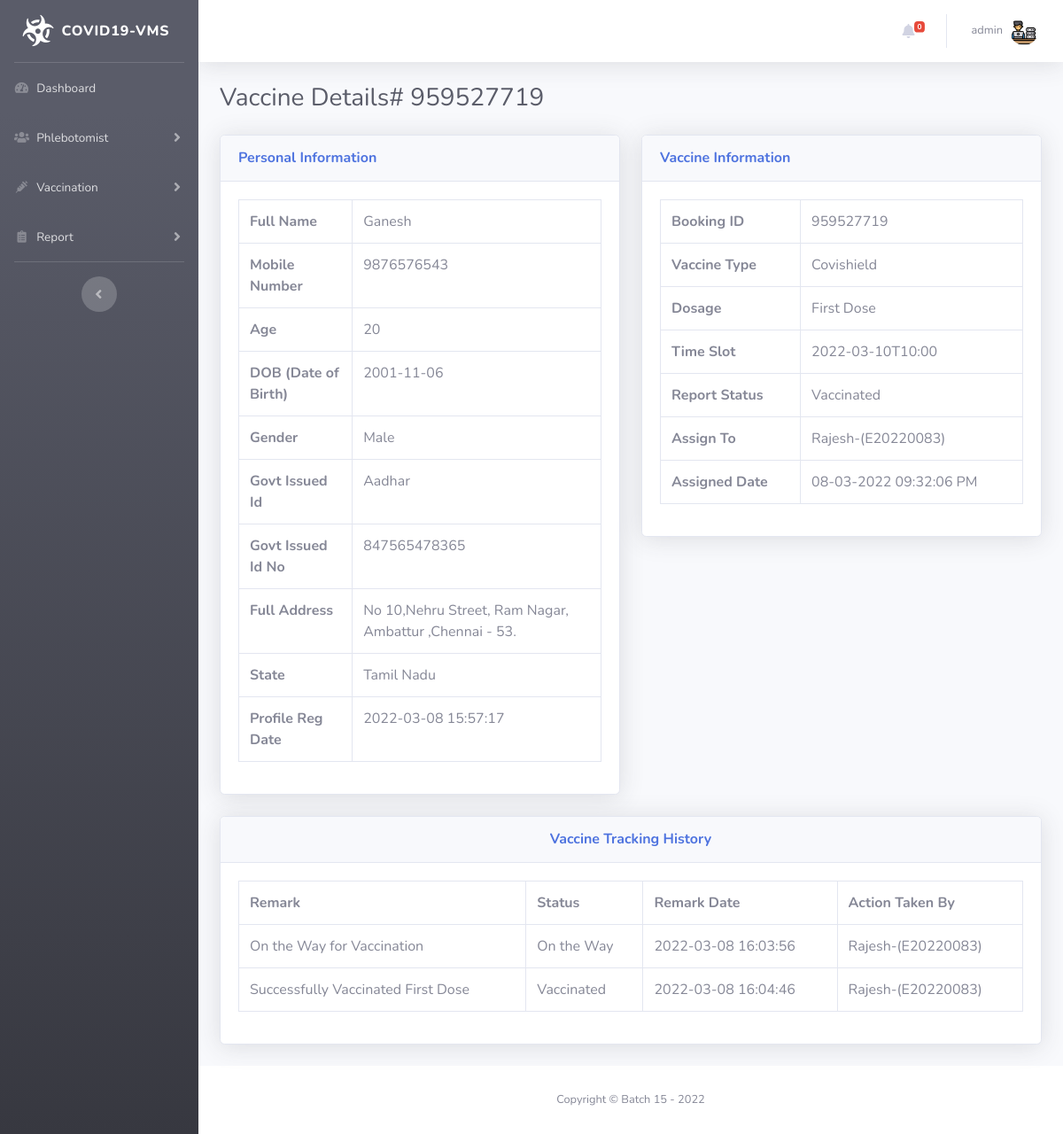
/patient-report-details2.php?tid=58&&oid=959527719 (signed in), run on the app's committed database.
### tables this page shows
CREATE TABLE `tblvacrecords` (
  `ID` int(11) NOT NULL,
  `OrderNumber` bigint(14) DEFAULT NULL,
  `PatientMobileNumber` bigint(14) DEFAULT NULL,
  `VaccineType` varchar(100) DEFAULT NULL,
  `Dosage` varchar(30) DEFAULT NULL,
  `VaccineTimeSlot` varchar(120) DEFAULT NULL,
  `ReportStatus` varchar(100) DEFAULT NULL,
  `FinalReport` varchar(150) DEFAULT NULL,
  `ReportUploadTime` varchar(200) DEFAULT NULL,
  `RegistrationDate` timestamp NULL DEFAULT current_timestamp(),
  `AssignedtoEmpId` varchar(150) DEFAULT NULL,
  `AssigntoName` varchar(180) DEFAULT NULL,
  `AssignedTime` varchar(100) DEFAULT NULL,
  `ActionBy` varchar(180) DEFAULT NULL
);

CREATE TABLE `vacpatients` (
  `ID` int(11) NOT NULL,
  `FullName` varchar(120) DEFAULT NULL,
  `MobileNumber` bigint(12) DEFAULT NULL,
  `DateOfBirth` date DEFAULT NULL,
  `GovtIssuedId` varchar(150) DEFAULT NULL,
  `GovtIssuedIdNo` varchar(150) DEFAULT NULL,
  `Age` int(30) DEFAULT NULL,
  `Gender` varchar(30) DEFAULT NULL,
  `FullAddress` varchar(255) DEFAULT NULL,
  `State` varchar(200) DEFAULT NULL,
  `RegistrationDate` timestamp NOT NULL DEFAULT current_timestamp()
);

CREATE TABLE `tblreporttracking` (
  `id` int(11) NOT NULL,
  `OrderNumber` bigint(40) DEFAULT NULL,
  `Remark` varchar(255) DEFAULT NULL,
  `Status` varchar(120) DEFAULT NULL,
  `PostingTime` timestamp NULL DEFAULT current_timestamp(),
  `RemarkBy` int(5) DEFAULT NULL
);

CREATE TABLE `tblphlebotomist` (
  `id` int(11) NOT NULL,
  `EmpID` varchar(100) DEFAULT NULL,
  `FullName` varchar(120) DEFAULT NULL,
  `MobileNumber` bigint(12) DEFAULT NULL,
  `RegDate` timestamp NULL DEFAULT current_timestamp(),
  `Password` varchar(300) DEFAULT NULL
);

### patient-report-details2.php (the view, shortened to what this page needs)
<?php session_start();
include_once('includes/config.php');
?>
<!DOCTYPE html>
<html lang="en">
<head>
    <link href="vendor/fontawesome-free/css/all.min.css" rel="stylesheet" type="text/css">
    <link href="css/sb-admin-2.min.css" rel="stylesheet">
</head>
<body id="page-top">
    <div id="wrapper">
<?php include_once('includes/sidebar.php');?>
        <div id="content-wrapper" class="d-flex flex-column">
            <div id="content">
          <?php include_once('includes/topbar.php');?>
                <div class="container-fluid">
                    <h1 class="h3 mb-4 text-gray-800">Vaccine Details# <?php echo intval($_GET['oid']);?></h1>
<div class="row">
<?php
$testid=intval($_GET['tid']);
$query=mysqli_query($con,"select * from tblvacrecords
join vacpatients on vacpatients.MobileNumber=tblvacrecords.PatientMobileNumber
where  tblvacrecords.id='$testid'");
while($row=mysqli_fetch_array($query)){
    ?>
                        <div class="col-lg-6">
                            <div class="card shadow mb-4">
                                <div class="card-header py-3">
                                    <h6 class="m-0 font-weight-bold text-primary">Personal Information</h6>
                                </div>
                                <div class="card-body">
 <table class="table table-bordered"  width="100%" cellspacing="0">
    <tr>
    <th>Full Name</th>
    <td><?php echo $row['FullName'];?></td>
    </tr>
     <tr>
    <th>Mobile Number</th>
    <td><?php echo $row['MobileNumber'];?></td>
    </tr>
    <tr>
    <th>Age</th>
    <td><?php echo $row['Age'];?></td>
    </tr>
     <tr>
    <th>DOB (Date of Birth)</th>
    <td><?php echo $row['DateOfBirth'];?></td>
    </tr>
     <tr>
    <th>Gender</th>
    <td><?php echo $row['Gender'];?></td>
    </tr>
     <tr>
    <th>Govt Issued Id</th>
    <td><?php echo $row['GovtIssuedId'];?></td>
    </tr>
     <tr>
    <th>Govt Issued Id No</th>
    <td><?php echo $row['GovtIssuedIdNo'];?></td>
    </tr>
     <tr>
    <th>Full Address</th>
    <td><?php echo $row['FullAddress'];?></td>
    </tr>
    <tr>
    <th>State</th>
    <td><?php echo $row['State'];?></td>
    </tr>
    <tr>
    <th>Profile Reg Date</th>
    <td><?php echo $row['RegistrationDate'];?></td>
    </tr>
 </table>
                                </div>
                            </div>
                        </div>
                         <div class="col-lg-6">
                            <div class="card shadow mb-4">
                                <div class="card-header py-3">
                                    <h6 class="m-0 font-weight-bold text-primary">Vaccine Information</h6>
                                </div>
                                <div class="card-body">
 <table class="table table-bordered"  width="100%" cellspacing="0">
    <tr>
    <th>Booking ID</th>
    <td><?php echo $row['OrderNumber'];?></td>
    </tr>
    <tr>
    <th>Vaccine Type</th>
    <td><?php echo $row['VaccineType'];?></td>
    </tr>
    <tr>
    <th>Dosage</th>
    <td><?php echo $row['Dosage'];?></td>
    </tr>
    <tr>
    <th>Time Slot</th>
    <td><?php echo $row['VaccineTimeSlot'];?></td>
    </tr>
 <tr>
    <th>Report Status</th>
    <td><?php if($row['ReportStatus']==''):
              echo "Not Processed yet";
          else:
           echo $row['ReportStatus'];
          endif;
    ?></td>
    </tr>
<?php if($row['AssignedtoEmpId']!=''):?>
  <tr>
    <th>Assign To</th>
    <td><?php echo $row['AssigntoName'];?>-(<?php echo $row['AssignedtoEmpId'];?>)</td>
    </tr>
    <tr>
    <th>Assigned Date</th>
    <td><?php echo $row['AssignedTime'];?></td>
    </tr>
<?php endif;?>
</table>
                    </div>
                            </div>
                        </div>
                    </div>
                <?php } ?>
<?php
$orderid=intval($_GET['oid']);
$ret=mysqli_query($con,"select * from tblreporttracking
join tblphlebotomist on tblphlebotomist.ID=tblreporttracking.RemarkBy
where tblreporttracking.OrderNumber='$orderid'");
$num=mysqli_num_rows($ret);
?>
<div class="row">
                         <div class="col-lg-12">
                            <div class="card shadow mb-4">
                                <div class="card-header py-3">
                                    <h6 class="m-0 font-weight-bold text-primary" align="center">Vaccine Tracking History</h6>
                                </div>
                                <div class="card-body">
<?php if($num>0){
?>
 <table class="table table-bordered"  width="100%" cellspacing="0">
<tr>
    <th>Remark</th>
    <th>Status</th>
    <th>Remark Date</th>
    <th>Action Taken By</th>
<?php while($result=mysqli_fetch_array($ret)){?>
</tr>
    <tr>
    <td><?php echo $result['Remark'];?></td>
    <td><?php echo $result['Status'];?></td>
    <td><?php echo $result['PostingTime'];?></td>
    <td><?php echo $result['FullName'];?>-(<?php echo $result['EmpID'];?>)</td>
    </tr>
<?php } ?>
</table>
         <?php
     } else { ?>
<h4 align="center" style="color:red"> No Tracking history found </h4>
         <?php } ?>
                                </div>
                            </div>
                        </div>
                    </div>
                </div>
            </div>
           <?php include_once('includes/footer.php');?>
        </div>
    </div>
</body>
</html>

### includes/topbar.php (shortened to what this page needs)
      <nav class="navbar navbar-expand navbar-light bg-white topbar mb-4 static-top shadow">
            <?php if($_SESSION['aid']):?>
                    <ul class="navbar-nav ml-auto">
<?php $query=mysqli_query($con,"select * from tblvacrecords where ReportStatus is null");
$count=mysqli_num_rows($query);
?>
                        <li class="nav-item dropdown no-arrow mx-1">
                            <a class="nav-link dropdown-toggle" href="#" id="alertsDropdown" role="button"
                                data-toggle="dropdown" aria-haspopup="true" aria-expanded="false">
                                <i class="fas fa-bell fa-fw"></i>
                                <span class="badge badge-danger badge-counter"><?php echo $count;?></span>
                            </a>
                        </li>
                        <li class="nav-item dropdown no-arrow">
                            <a class="nav-link dropdown-toggle" href="#" id="userDropdown" role="button"
                                data-toggle="dropdown" aria-haspopup="true" aria-expanded="false">
                <?php
$adid=$_SESSION['aid'];
$ret1=mysqli_query($con,"select AdminName from tbladmin where ID='$adid'");
while($row1=mysqli_fetch_array($ret1)){
?>
                                <span class="mr-2 d-none d-lg-inline text-gray-600 small"><?php  echo $row1['AdminName'];?></span>
                           <?php } ?>
                                <img class="img-profile rounded-circle"
                                    src="img/admin-100.png">
                            </a>
                        </li>
                    </ul>
                <?php endif;?>
                </nav>

### data on the page
tblvacrecords: vacpatients.FullName "Ganesh", vacpatients.MobileNumber "9876576543", vacpatients.Age "20", vacpatients.DateOfBirth "2001-11-06", vacpatients.Gender "Male", vacpatients.GovtIssuedId "Aadhar", vacpatients.GovtIssuedIdNo "847565478365", vacpatients.FullAddress "No 10,Nehru Street, Ram Nagar, Ambattur ,Chennai - 53.", vacpatients.State "Tamil Nadu", vacpatients.RegistrationDate "2022-03-08 15:57:17", OrderNumber "959527719", VaccineType "Covishield", Dosage "First Dose", VaccineTimeSlot "2022-03-10T10:00", ReportStatus "Vaccinated", AssigntoName "Rajesh", AssignedtoEmpId "E20220083", AssignedTime "08-03-2022 09:32:06 PM"
tblreporttracking: Remark "On the Way for Vaccination", Status "On the Way", PostingTime "2022-03-08 16:03:56", tblphlebotomist.FullName "Rajesh", tblphlebotomist.EmpID "E20220083"
tblreporttracking: Remark "Successfully Vaccinated First Dose", Status "Vaccinated", PostingTime "2022-03-08 16:04:46", tblphlebotomist.FullName "Rajesh", tblphlebotomist.EmpID "E20220083"

### other printed values
$count "0"
$row1['AdminName'] "admin"
$_GET['oid'] "959527719"
